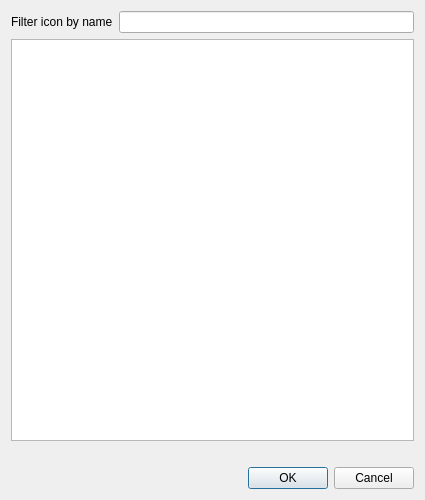
<?xml version="1.0" encoding="UTF-8"?>
<ui version="4.0">
 <class>TulipFontIconDialog</class>
 <widget class="QDialog" name="TulipFontIconDialog">
  <property name="geometry">
   <rect>
    <x>0</x>
    <y>0</y>
    <width>425</width>
    <height>500</height>
   </rect>
  </property>
  <property name="sizePolicy">
   <sizepolicy hsizetype="Preferred" vsizetype="Preferred">
    <horstretch>0</horstretch>
    <verstretch>0</verstretch>
   </sizepolicy>
  </property>
  <property name="minimumSize">
   <size>
    <width>400</width>
    <height>500</height>
   </size>
  </property>
  <property name="windowTitle">
   <string>Select an icon</string>
  </property>
  <property name="modal">
   <bool>true</bool>
  </property>
  <layout class="QVBoxLayout" name="verticalLayout">
   <item>
    <layout class="QHBoxLayout" name="horizontalLayout">
     <item>
      <widget class="QLabel" name="label">
       <property name="text">
        <string>Filter icon by name</string>
       </property>
      </widget>
     </item>
     <item>
      <widget class="QLineEdit" name="iconNameFilterLineEdit">
       <property name="toolTip">
        <string>Enter a regular expression to filter the icon names</string>
       </property>
      </widget>
     </item>
    </layout>
   </item>
   <item>
    <widget class="QListWidget" name="iconListWidget"/>
   </item>
   <item>
    <widget class="QLabel" name="iconsCreditLabel">
     <property name="textFormat">
      <enum>Qt::AutoText</enum>
     </property>
     <property name="scaledContents">
      <bool>false</bool>
     </property>
     <property name="margin">
      <number>0</number>
     </property>
     <property name="openExternalLinks">
      <bool>true</bool>
     </property>
    </widget>
   </item>
   <item>
    <widget class="QDialogButtonBox" name="buttonBox">
     <property name="orientation">
      <enum>Qt::Horizontal</enum>
     </property>
     <property name="standardButtons">
      <set>QDialogButtonBox::Cancel|QDialogButtonBox::Ok</set>
     </property>
    </widget>
   </item>
  </layout>
 </widget>
 <resources/>
 <connections>
  <connection>
   <sender>buttonBox</sender>
   <signal>accepted()</signal>
   <receiver>TulipFontIconDialog</receiver>
   <slot>accept()</slot>
   <hints>
    <hint type="sourcelabel">
     <x>248</x>
     <y>254</y>
    </hint>
    <hint type="destinationlabel">
     <x>157</x>
     <y>274</y>
    </hint>
   </hints>
  </connection>
  <connection>
   <sender>buttonBox</sender>
   <signal>rejected()</signal>
   <receiver>TulipFontIconDialog</receiver>
   <slot>reject()</slot>
   <hints>
    <hint type="sourcelabel">
     <x>316</x>
     <y>260</y>
    </hint>
    <hint type="destinationlabel">
     <x>286</x>
     <y>274</y>
    </hint>
   </hints>
  </connection>
  <connection>
   <sender>iconListWidget</sender>
   <signal>itemDoubleClicked(QListWidgetItem*)</signal>
   <receiver>TulipFontIconDialog</receiver>
   <slot>accept()</slot>
   <hints>
    <hint type="sourcelabel">
     <x>212</x>
     <y>208</y>
    </hint>
    <hint type="destinationlabel">
     <x>212</x>
     <y>249</y>
    </hint>
   </hints>
  </connection>
 </connections>
</ui>
